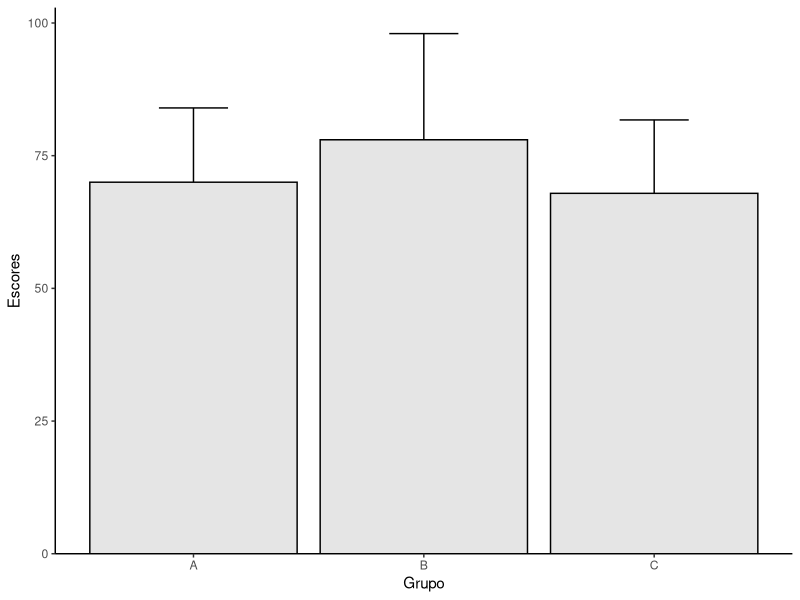

Generate this figure with R: (Note: this script raises an error after producing the figure.)
## ---- chunk 1
library(tidyverse)
library(data.table)
library(truncnorm)
library(ggpubr)

rnormFixed <- function(n, mean, sd) {
  mean + sd * scale(rnorm(n))
}


set.seed(1808)
n1 <- 50
n2 <- 10
n3 <- 40
datasets <- 5

dt1 <- lapply(1:datasets,
              function(x) {data.table(
                Escores = c(rnormFixed(n = n1, mean = 70, sd = 14),
                           rnormFixed(n = n2, mean = 78, sd = 20),
                           c(rtruncnorm(n3/2, a=28, b=120, mean=57, sd=4),
                             rtruncnorm(n3/2, a=28, b=120, mean=82, sd=5))),
                Grupo = rep(x = c("A", "B", "C"),
                            times = c(n1, n2, n3)), 
                dataset = x)})
dt1 <- bind_rows(dt1)
dados <- dt1 %>% filter(dataset == 4)

dt1 %>% filter(dataset == 2) %>% 
ggplot(aes(x = Grupo, y = Escores)) +
  geom_errorbar(stat = "summary", fun.data = "mean_sd", width = 0.3) +
  geom_bar(stat = "summary", fun = "mean", color = "black", fill = "grey90") +
  scale_y_continuous(expand = expansion(mult = c(0, 0.05))) +
  theme_classic()
## ---- chunk 2
knitr::include_graphics("images/g1.png")
## ---- chunk 3
knitr::include_graphics("images/g2.png")
## ---- chunk 4
ggplot(dados, aes(x = Grupo, y = Escores)) +
  geom_errorbar(stat = "summary", fun.data = "mean_sd", width = 0.3) +
  geom_bar(stat = "summary", fun = "mean", color = "black", fill = "grey90") +
  scale_y_continuous(expand = expansion(mult = c(0, 0.05))) +
  theme_classic()
## ---- chunk 5
library(ggplot2)
library(ggpubr)

ggplot(dados, aes(x = Grupo, y = Escores)) +
  geom_dotplot(binaxis = "y", stackdir = "center", alpha = 0.3,
               dotsize = 1, binwidth = 2, stackratio = 1.4,
               position = position_dodge(width = 0.9), show.legend = F,
               fill = "grey70") +
  geom_errorbar(stat = "summary", fun.data = "mean_sd",
                position = position_dodge(width = 0.9), width = 0.15) +
  geom_crossbar(stat = "summary", fun = "mean", aes(ymin = after_stat(y), ymax = after_stat(y)),
                fatten = 0.2, width = 0.5, position = position_dodge(width = 0.9),
                show.legend = F) +
  theme_classic()
## ---- chunk 6
knitr::include_graphics("images/g5.png")
## ---- chunk 7
ggplot(dados, aes(x = Grupo, y = Escores)) +
  geom_errorbar(stat = "boxplot", width = 0.3) +
  geom_boxplot(fill = "grey90", outlier.shape = 1) +
  theme_classic()
## ---- chunk 8
ggplot(dados, aes(x = Grupo, y = Escores)) +
  geom_errorbar(stat = "boxplot", width = 0.2) +
  geom_boxplot(fill = "white", outlier.alpha = 0) +
  geom_dotplot(binaxis = "y", stackdir = "center", alpha = 0.3,
               dotsize = 1, binwidth = 1.6, stackratio = 1.4,
               position = position_dodge(width = 0.9), show.legend = F,
               fill = "grey40") +
  theme_classic()
## ---- chunk 9
ggplot(dados, aes(x = Grupo, y = Escores)) +
  geom_violin(fill = "grey90", trim = F) +
  geom_boxplot(width = 0.1, outlier.shape = 1) +
  theme_classic()
